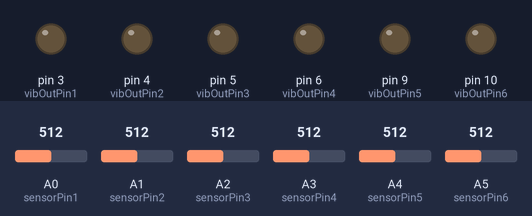
A sketch run on a simulated Arduino Uno, built with avr-gcc and run on an emulated ATmega328P. Parts: output pins drawn as LEDs (lit = HIGH). Inputs (shaded band) come from the test bench; at power-on: A0 (sensorPin1) = 512, A1 (sensorPin2) = 512, A2 (sensorPin3) = 512, A3 (sensorPin4) = 512, A4 (sensorPin5) = 512, A5 (sensorPin6) = 512.

Above: at 1.2 s.
1.3 s: A0 (sensorPin1) set to 810
At 1.7 s:
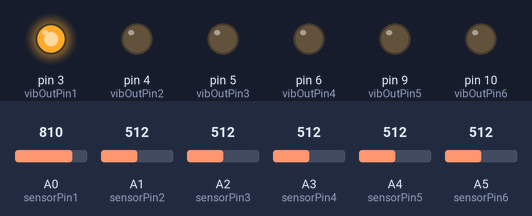
At 4.2 s:
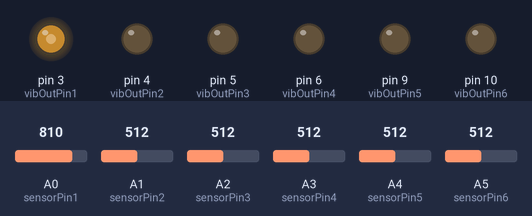
4.3 s: A1 (sensorPin2) set to 601
5.8 s: A1 (sensorPin2) set to 620
7.8 s: A2 (sensorPin3) set to 598
10.3 s: A2 (sensorPin3) set to 626
12.9 s: A3 (sensorPin4) set to 599
15.4 s: A3 (sensorPin4) set to 627
Timing chart, 0 to 18.5 s (numbered marks = the images above; inputs shaded):
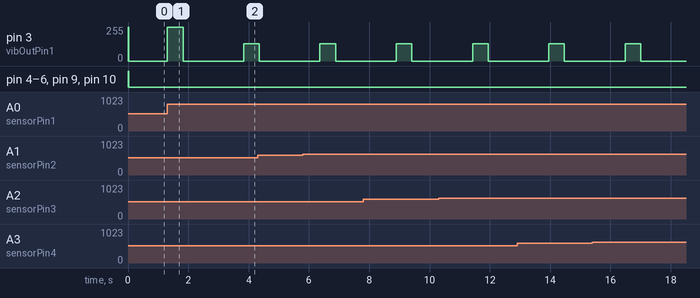

The sketch:

Haptic_Feedback_3_FullOnIncrease_HalfWhenSteady.ino
```cpp
/*
 Author: Max Crutzen
 Date:   21-03-2025

 Version using raw analog values.
 Full vibration on pressure spike, then intermittent half-vibration if pressure stays high.
*/

#define vibOutPin1 3
#define vibOutPin2 4
#define vibOutPin3 5
#define vibOutPin4 6
#define vibOutPin5 9
#define vibOutPin6 10

#define sensorPin1 A0
#define sensorPin2 A1
#define sensorPin3 A2
#define sensorPin4 A3
#define sensorPin5 A4
#define sensorPin6 A5

const int vibPins[6] = {vibOutPin1, vibOutPin2, vibOutPin3, vibOutPin4, vibOutPin5, vibOutPin6};
const int sensorPins[6] = {sensorPin1, sensorPin2, sensorPin3, sensorPin4, sensorPin5, sensorPin6};

int sensorValues[6], prevSensorValues[6];
bool isVibrating[6] = {false};
bool isInHoldPulse[6] = {false};

unsigned long lastFullPulse[6] = {0};    // For the initial full vibration
unsigned long lastHoldPulse[6] = {0};    // For the intermittent half-vibrations

const int rawDeltaThreshold = 100;
const int pressureHoldThreshold = 800;

const int fullStrength = 255;
const int halfStrength = 128;

const unsigned long fullPulseDuration = 500;     // 0.5s full pulse
const unsigned long halfPulseDuration = 500;     // 0.5s half pulse
const unsigned long interPulseDelay = 2000;      // Wait 2s before next half-pulse

void setup() {
  for (int i = 0; i < 6; i++) {
    pinMode(vibPins[i], OUTPUT);
    pinMode(sensorPins[i], INPUT);
  }
}

void loop() {
  unsigned long currentMillis = millis();

  for (int i = 0; i < 6; i++) {
    sensorValues[i] = analogRead(sensorPins[i]);

    // Detect spike for full-strength pulse
    if (sensorValues[i] > prevSensorValues[i] + rawDeltaThreshold) {
      analogWrite(vibPins[i], fullStrength);
      isVibrating[i] = true;
      lastFullPulse[i] = currentMillis;
      isInHoldPulse[i] = false;
    }

    // End full-strength pulse
    else if (isVibrating[i] && currentMillis - lastFullPulse[i] >= fullPulseDuration) {
      analogWrite(vibPins[i], 0);
      isVibrating[i] = false;
      lastHoldPulse[i] = currentMillis;  // reset for delay before half-pulses
    }

    // Intermittent half-strength vibration if pressure remains high
    else if (sensorValues[i] > pressureHoldThreshold) {
      if (!isInHoldPulse[i] && currentMillis - lastHoldPulse[i] >= interPulseDelay) {
        analogWrite(vibPins[i], halfStrength);
        isInHoldPulse[i] = true;
        lastHoldPulse[i] = currentMillis;
      } else if (isInHoldPulse[i] && currentMillis - lastHoldPulse[i] >= halfPulseDuration) {
        analogWrite(vibPins[i], 0);
        isInHoldPulse[i] = false;
        lastHoldPulse[i] = currentMillis; // wait again before next half-pulse
      }
    }

    // No pressure: turn off vibration completely
    else {
      analogWrite(vibPins[i], 0);
      isInHoldPulse[i] = false;
    }

    prevSensorValues[i] = sensorValues[i];
  }

  delay(20);
}
```

Measured:
- after the input at 1.3 s, pin 3 (vibOutPin1): 0/255 → 255/255 at once, → 0/255 0.52 s later, → 128/255 2.0 s later
